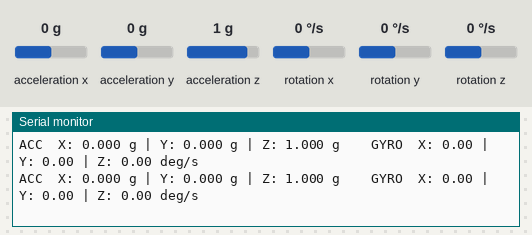
Recording of a sketch running on a simulated ESP32. Parts: the last lines printed to the serial monitor. Wiring (inferred from the names in the program): MPU-6050 motion sensor at I2C address 0x68. The inputs (shaded band) are chosen by the test bench; at power-on: rotation x 0 °/s, acceleration x 0 g, acceleration y 0 g, acceleration z 1 g, rotation y 0 °/s, rotation z 0 °/s.

Above: at 2.3 s.
2.4 s: rotation x set to 100 °/s
At 3.0 s:
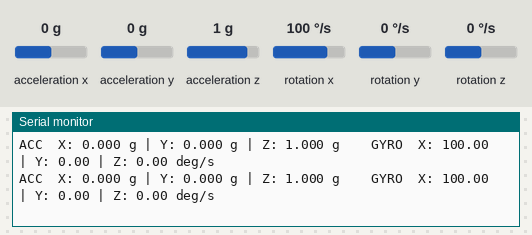
5.4 s: acceleration x set to -1.4 g
At 6.5 s:
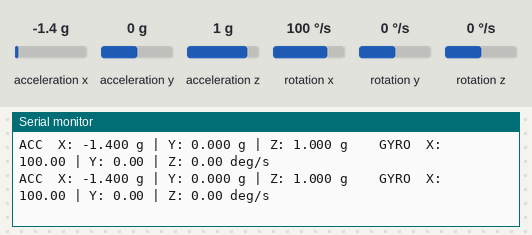
6.9 s: acceleration y set to -1.4 g
At 7.4 s:
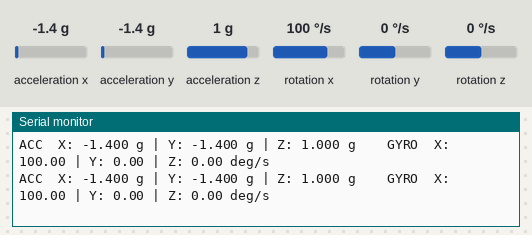
8.4 s: acceleration z set to -1.4 g
At 9.3 s:
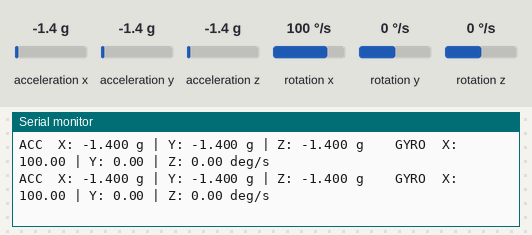
9.9 s: rotation y set to -192 °/s
At 10.7 s:
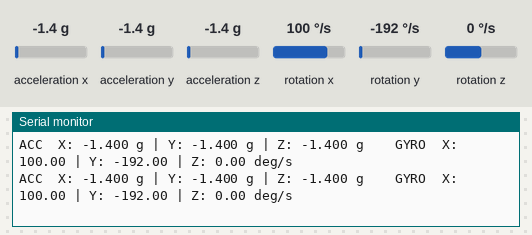
11.4 s: rotation z set to -192 °/s
At 12.5 s:
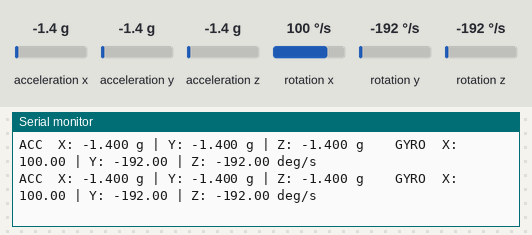

The sketch:

raw_imu.ino
```cpp
#include <Wire.h>

#define SDA_PIN 11
#define SCL_PIN 12
#define MPU_ADDR 0x68

#define PWR_MGMT_1   0x6B
#define ACCEL_CONFIG 0x1C
#define GYRO_CONFIG  0x1B
#define ACCEL_XOUT_H 0x3B

int16_t AcX, AcY, AcZ;
int16_t GyX, GyY, GyZ;

void writeMPU(byte reg, byte data) {
  Wire.beginTransmission(MPU_ADDR);
  Wire.write(reg);
  Wire.write(data);
  Wire.endTransmission();
}

void readMPU() {
  Wire.beginTransmission(MPU_ADDR);
  Wire.write(ACCEL_XOUT_H);
  Wire.endTransmission(false);

  Wire.requestFrom(MPU_ADDR, 14, true);

  if (Wire.available() == 14) {
    AcX = Wire.read() << 8 | Wire.read();
    AcY = Wire.read() << 8 | Wire.read();
    AcZ = Wire.read() << 8 | Wire.read();

    Wire.read();
    Wire.read();

    GyX = Wire.read() << 8 | Wire.read();
    GyY = Wire.read() << 8 | Wire.read();
    GyZ = Wire.read() << 8 | Wire.read();
  }
}

void setup() {
  Serial.begin(115200);
  delay(1000);

  Wire.begin(SDA_PIN, SCL_PIN);
  Wire.setClock(400000);

  writeMPU(PWR_MGMT_1, 0x00);
  delay(100);

  writeMPU(ACCEL_CONFIG, 0x00);
  writeMPU(GYRO_CONFIG, 0x00);

  Serial.println();
  Serial.println("MPU6050 Raw IMU Data");
  Serial.println("--------------------");
}

void loop() {
  readMPU();

  float ax = AcX / 16384.0;
  float ay = AcY / 16384.0;
  float az = AcZ / 16384.0;

  float gx = GyX / 131.0;
  float gy = GyY / 131.0;
  float gz = GyZ / 131.0;

  Serial.print("ACC  X: ");
  Serial.print(ax, 3);
  Serial.print(" g | Y: ");
  Serial.print(ay, 3);
  Serial.print(" g | Z: ");
  Serial.print(az, 3);
  Serial.print(" g");

  Serial.print("    GYRO  X: ");
  Serial.print(gx, 2);
  Serial.print(" | Y: ");
  Serial.print(gy, 2);
  Serial.print(" | Z: ");
  Serial.print(gz, 2);
  Serial.println(" deg/s");

  delay(10);
}
```

Measured:
- after the input at 2.4 s, the serial monitor: prints a new line at once (image 1)
- after the input at 5.4 s, the serial monitor: prints a new line at once (image 2)
- after the input at 6.9 s, the serial monitor: prints a new line at once (image 3)
- after the input at 8.4 s, the serial monitor: prints a new line at once (image 4)
- after the input at 9.9 s, the serial monitor: prints a new line at once (image 5)
- after the input at 11.4 s, the serial monitor: prints a new line at once (image 6)
